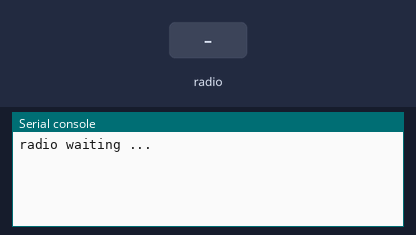
A program run on a simulated CircuitPython board. Parts: the last lines printed to the serial console. The test bench sets the inputs (shaded band). WiFi joins after 1.5 s; no radio messages arrive unless stated (any console line starting 'radio sent:' is added by the test bench); values from a settings file that is not in the repository are placeholders; web requests get an empty 200 reply after 0.4 s.

Above: at 1.2 s.
1.3 s: radio message "1" arrives
At 2.4 s:
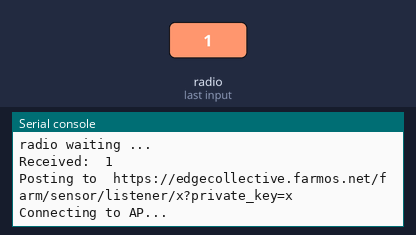
At 3.8 s:
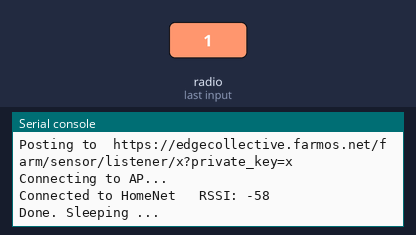

Measured:
- after the input at 1.3 s, the serial console: prints a new line at once (image 1)

The program:

lora_receive_esp_post.py
```python
import board
import busio
import digitalio
from digitalio import DigitalInOut
import time
import gc

# Get Wifi and FarmOS details
try:
    from secrets import secrets
except ImportError:
    print("WiFi secrets are kept in secrets.py, please add them there!")
    raise

WIFI_ESSID=secrets['ssid']
WIFI_PASS=secrets['password']
farmos_pubkey=secrets['farmos_pubkey']
farmos_privkey=secrets['farmos_privkey']

base_url= "https://edgecollective.farmos.net/farm/sensor/listener/"

JSON_POST_URL = base_url+farmos_pubkey+"?private_key="+farmos_privkey

# esp32

import adafruit_esp32spi.adafruit_esp32spi_socket as socket
from adafruit_esp32spi import adafruit_esp32spi
import adafruit_requests as requests

esp32_cs = DigitalInOut(board.D11)
esp32_ready = DigitalInOut(board.D10)
esp32_reset = DigitalInOut(board.D12)

esp_spi = busio.SPI(board.SCK, board.MOSI, board.MISO)
esp = adafruit_esp32spi.ESP_SPIcontrol(esp_spi, esp32_cs, esp32_ready, esp32_reset)


def connect(essid,password): # note that these are arguments are b'essid' and b'password'
    print("Connecting to AP...")
    while not esp.is_connected:
        try:
            esp.connect_AP(essid, password)
        except RuntimeError as e:
            print("could not connect to AP, retrying: ",e)
            continue
    print("Connected to", str(esp.ssid, 'utf-8'), "\tRSSI:", esp.rssi)

    # Initialize a requests object with a socket and esp32spi interface
    requests.set_socket(socket, esp)

# lora

import adafruit_rfm9x

TIMEOUT=5

#lora_spi = busio.SPI(board.SCK, board.MOSI, board.MISO)

cs = digitalio.DigitalInOut(board.D9)
reset = digitalio.DigitalInOut(board.D7)

rfm9x = adafruit_rfm9x.RFM9x(esp_spi, cs, reset, 915.0)

# connect to wifi


# main loop

while True:

    gc.collect()

    print("radio waiting ...")
    packet = rfm9x.receive(timeout=TIMEOUT)

    if packet is not None:
        try:

            #connect(WIFI_ESSID,WIFI_PASS)
            pt = str(packet, 'ascii').strip()
            print("Received: ",pt)
            temp=pt

            json_data = {"temp" : temp}

            print("Posting to ",JSON_POST_URL)

            connect(WIFI_ESSID,WIFI_PASS)

            response = requests.post(JSON_POST_URL, json=json_data)
            #print(response.content)

            response.close()

            print("Done. Sleeping ... ")
            time.sleep(90)

        except Exception as e:
            print("error: "+str(e))

        
```
